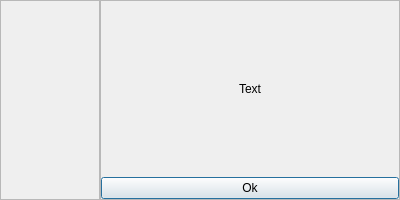
<?xml version="1.0" encoding="UTF-8"?>
<ui version="4.0">
 <class>Message</class>
 <widget class="QDialog" name="Message">
  <property name="geometry">
   <rect>
    <x>0</x>
    <y>0</y>
    <width>400</width>
    <height>200</height>
   </rect>
  </property>
  <property name="sizePolicy">
   <sizepolicy hsizetype="Fixed" vsizetype="Fixed">
    <horstretch>0</horstretch>
    <verstretch>0</verstretch>
   </sizepolicy>
  </property>
  <property name="minimumSize">
   <size>
    <width>400</width>
    <height>200</height>
   </size>
  </property>
  <property name="maximumSize">
   <size>
    <width>400</width>
    <height>200</height>
   </size>
  </property>
  <property name="windowTitle">
   <string>Dialog</string>
  </property>
  <property name="styleSheet">
   <string notr="true"/>
  </property>
  <layout class="QHBoxLayout" name="horizontalLayout">
   <property name="spacing">
    <number>0</number>
   </property>
   <property name="leftMargin">
    <number>0</number>
   </property>
   <property name="topMargin">
    <number>0</number>
   </property>
   <property name="rightMargin">
    <number>0</number>
   </property>
   <property name="bottomMargin">
    <number>0</number>
   </property>
   <item>
    <widget class="QFrame" name="IconFR">
     <property name="sizePolicy">
      <sizepolicy hsizetype="Fixed" vsizetype="Maximum">
       <horstretch>0</horstretch>
       <verstretch>0</verstretch>
      </sizepolicy>
     </property>
     <property name="minimumSize">
      <size>
       <width>100</width>
       <height>0</height>
      </size>
     </property>
     <property name="maximumSize">
      <size>
       <width>100</width>
       <height>16777215</height>
      </size>
     </property>
     <property name="styleSheet">
      <string notr="true"/>
     </property>
     <property name="frameShape">
      <enum>QFrame::StyledPanel</enum>
     </property>
     <property name="frameShadow">
      <enum>QFrame::Raised</enum>
     </property>
     <layout class="QVBoxLayout" name="verticalLayout">
      <property name="spacing">
       <number>0</number>
      </property>
      <property name="leftMargin">
       <number>0</number>
      </property>
      <property name="topMargin">
       <number>0</number>
      </property>
      <property name="rightMargin">
       <number>0</number>
      </property>
      <property name="bottomMargin">
       <number>0</number>
      </property>
      <item>
       <widget class="QLabel" name="Icon">
        <property name="sizePolicy">
         <sizepolicy hsizetype="Fixed" vsizetype="Fixed">
          <horstretch>0</horstretch>
          <verstretch>0</verstretch>
         </sizepolicy>
        </property>
        <property name="minimumSize">
         <size>
          <width>100</width>
          <height>200</height>
         </size>
        </property>
        <property name="maximumSize">
         <size>
          <width>100</width>
          <height>200</height>
         </size>
        </property>
        <property name="styleSheet">
         <string notr="true">;</string>
        </property>
        <property name="text">
         <string/>
        </property>
        <property name="alignment">
         <set>Qt::AlignCenter</set>
        </property>
       </widget>
      </item>
     </layout>
    </widget>
   </item>
   <item>
    <widget class="QFrame" name="OtherFR">
     <property name="styleSheet">
      <string notr="true"/>
     </property>
     <property name="frameShape">
      <enum>QFrame::StyledPanel</enum>
     </property>
     <property name="frameShadow">
      <enum>QFrame::Raised</enum>
     </property>
     <layout class="QVBoxLayout" name="verticalLayout_2">
      <property name="spacing">
       <number>0</number>
      </property>
      <property name="leftMargin">
       <number>0</number>
      </property>
      <property name="topMargin">
       <number>0</number>
      </property>
      <property name="rightMargin">
       <number>0</number>
      </property>
      <property name="bottomMargin">
       <number>0</number>
      </property>
      <item>
       <widget class="QLabel" name="Text">
        <property name="styleSheet">
         <string notr="true"/>
        </property>
        <property name="text">
         <string>Text</string>
        </property>
        <property name="alignment">
         <set>Qt::AlignCenter</set>
        </property>
       </widget>
      </item>
      <item>
       <widget class="QPushButton" name="Ok">
        <property name="styleSheet">
         <string notr="true"/>
        </property>
        <property name="text">
         <string>Ok</string>
        </property>
       </widget>
      </item>
     </layout>
    </widget>
   </item>
  </layout>
 </widget>
 <resources/>
 <connections/>
</ui>
